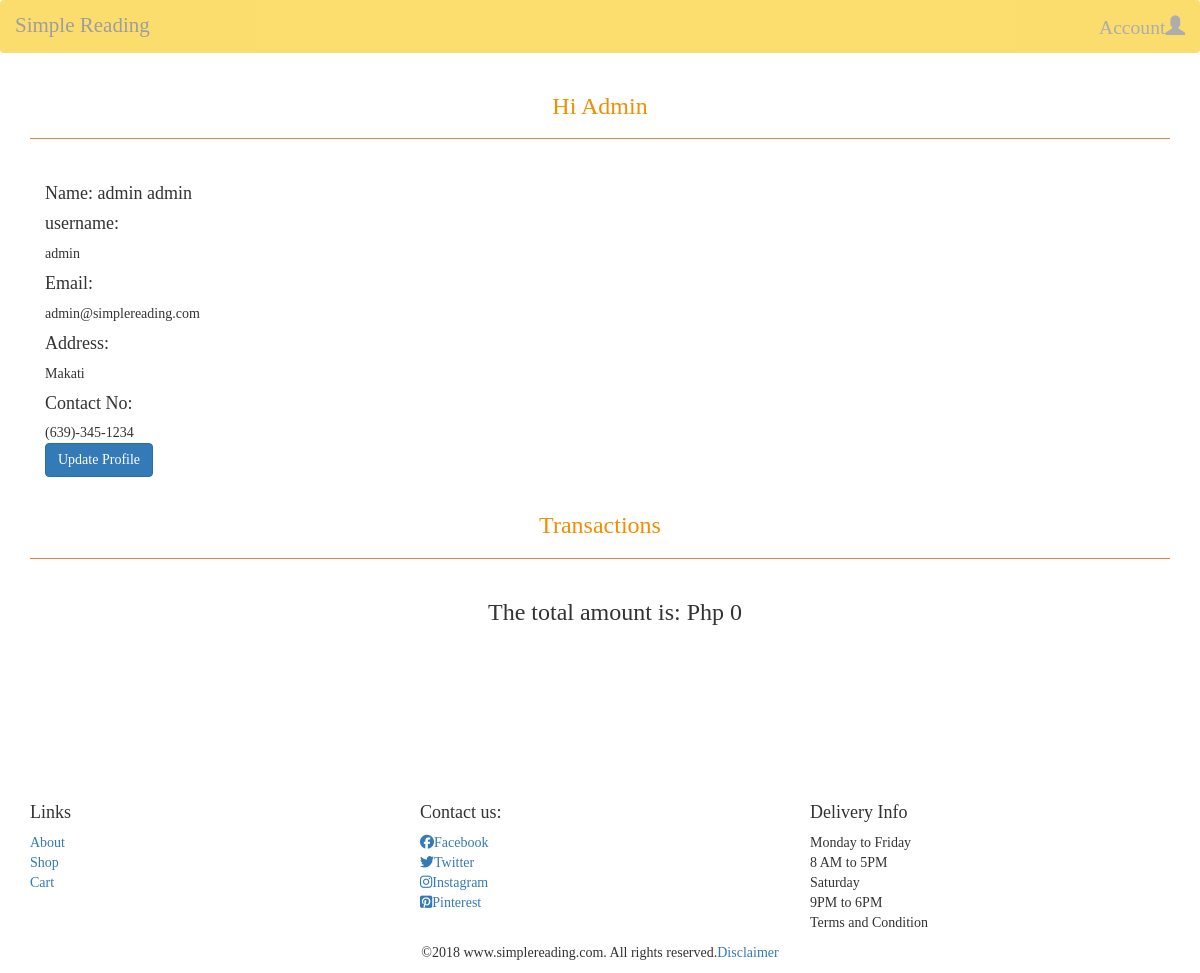
Screenshot of /editprofile.php (signed in) with the database file from the repository.
### tables this page shows
CREATE TABLE `customer` (
  `userID` int(11) NOT NULL,
  `firstName` varchar(255) NOT NULL,
  `lastName` varchar(255) NOT NULL,
  `username` varchar(255) NOT NULL,
  `password` varchar(255) NOT NULL,
  `email` varchar(255) NOT NULL,
  `address` varchar(255) NOT NULL,
  `contactNo` varchar(255) NOT NULL,
  `role` varchar(255) NOT NULL
);

### editprofile.php (the view, shortened to what this page needs)
<?php
function display_content(){
	$username = $_SESSION['username'];
	echo "<div class='container'>";
		echo "<div 'class='row'>";
			echo "<div class='page-header'>";
			echo "<h3>Hi ".ucfirst($username)."</h3>";
			echo "</div>";
		echo "</div>";
	echo "</div>";
	if (isset($_SESSION['username']))
	{
		echo '<div class="container">
				<div class="row">
				<div class="col-xs-12 col-sm-8 col-md-8 col-lg-8">
				<div class="well-admin-head">';
				require "connection.php";
				$username = $_SESSION['username'];
				$sql = "SELECT * FROM customer WHERE username = '$username'";
				$result = mysqli_query($conn,$sql);
				while($row = mysqli_fetch_assoc($result))
				{
				$index = $row['userID'];
				$firstName = $row['firstName'];
				$lastName = $row['lastName'];
				$username = $row['username'];
				$email = $row['email'];
				$address = $row['address'];
				$contactNo = $row['contactNo'];
				echo "<h4>Name: ".$firstName." ".$lastName."</h4>";
				echo "<h4>username: </h4>".$username."<br>";
				echo "<h4>Email: </h4>".$email."<br>";
				echo "<h4>Address: </h4>" . $address."<br>";
				echo "<h4>Contact No: </h4>". $contactNo."<br>";
				echo "<button class='btn btn-primary updatecustomer_render_modal_body' data-toggle='modal' data-target='#myModal' data-index='$index'>Update Profile</button>";
				};
			echo	'</div>
				</div>
			</div>
		</div>
	';
	}
		echo "<div class='container'>";
			echo "<div 'class='row'>";
				echo "<div class='page-header'>";
				echo "<h3>Transactions</h3>";
				echo "</div>";
			echo "</div>";
		echo "</div>";
		if (isset($_SESSION['username'])) {
				echo "<div class='container'>";
					echo "<div 'class='row'>";
						require "connection.php";
						$totalPrice = 0;
						$username = $_SESSION['username'];
						$sql = "SELECT userID FROM customer WHERE username = '$username'";
								$result = mysqli_query($conn,$sql);
								while($row = mysqli_fetch_assoc($result))
								{
										echo "<div class='container'>";
											echo "<div class='row'>";
												echo "<div class='col-xs-12'>";
													echo "<h3 style='text-align:center'>The total amount is: Php ". $totalPrice."</h3>";
												echo "</div>";
											echo "</div>";
										echo "</div>";
								}
					echo "</div>";
				echo "</div>";
		}
}
require 'template1.php';
?>

### assets/css/style.css (style rules this page uses)
* { margin: 0; padding: 0; box-sizing: border-box; font-family: 'Crimson Text', serif; }
body { width: 100%; }
.page-header { border-bottom: 1px solid #ED7D3A; text-align: center; margin-top: 0; font-family: 'Vidaloka', serif; color: #F18F01; }
.well-admin-head { padding: 2%; }

### rows the page displays
customer: firstName "admin", lastName "admin", username "admin", email "admin@simplereading.com", address "Makati", contactNo "(639)-345-1234"

### other values shown
$username "Admin"
